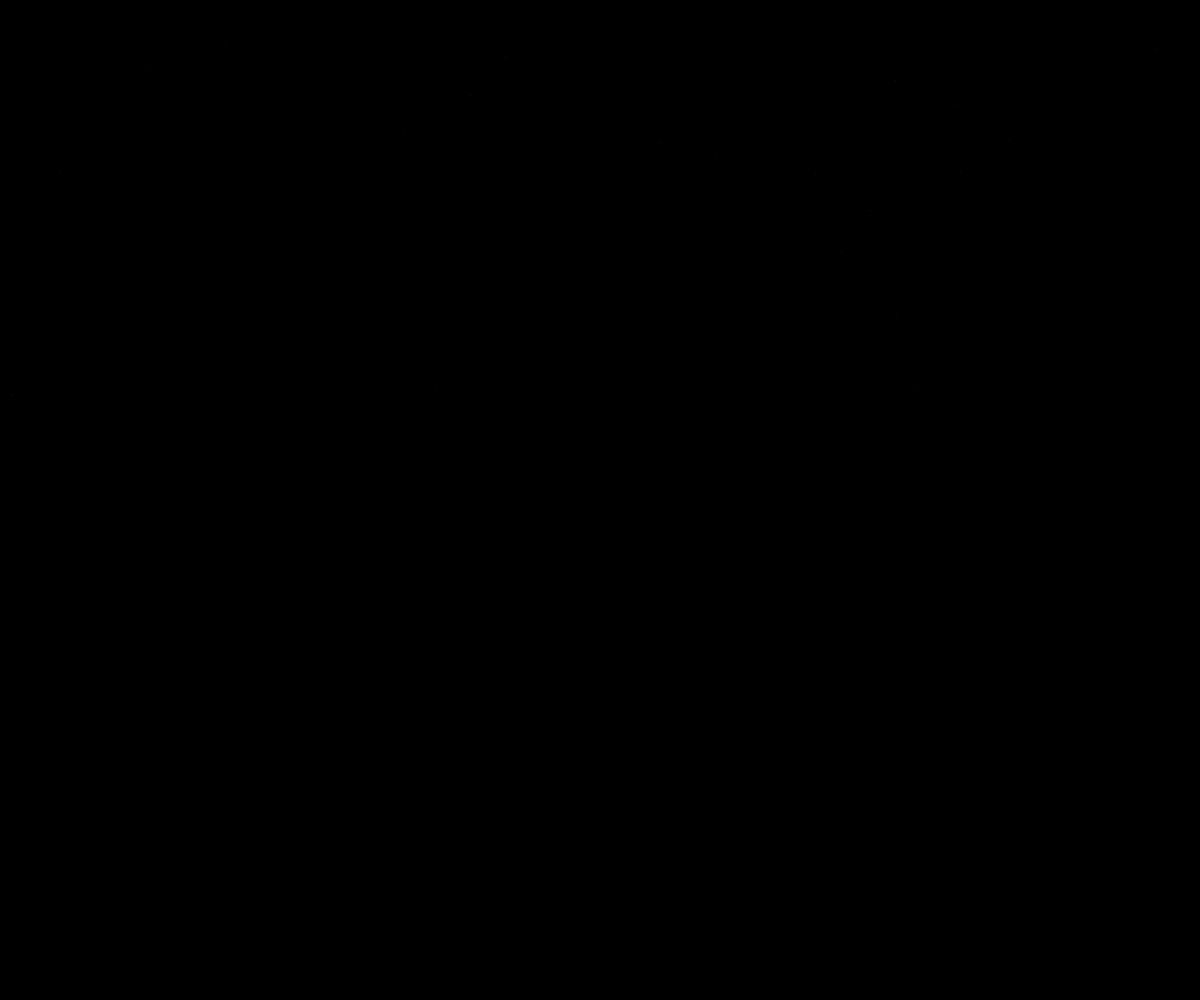
Frame 1 (no input)
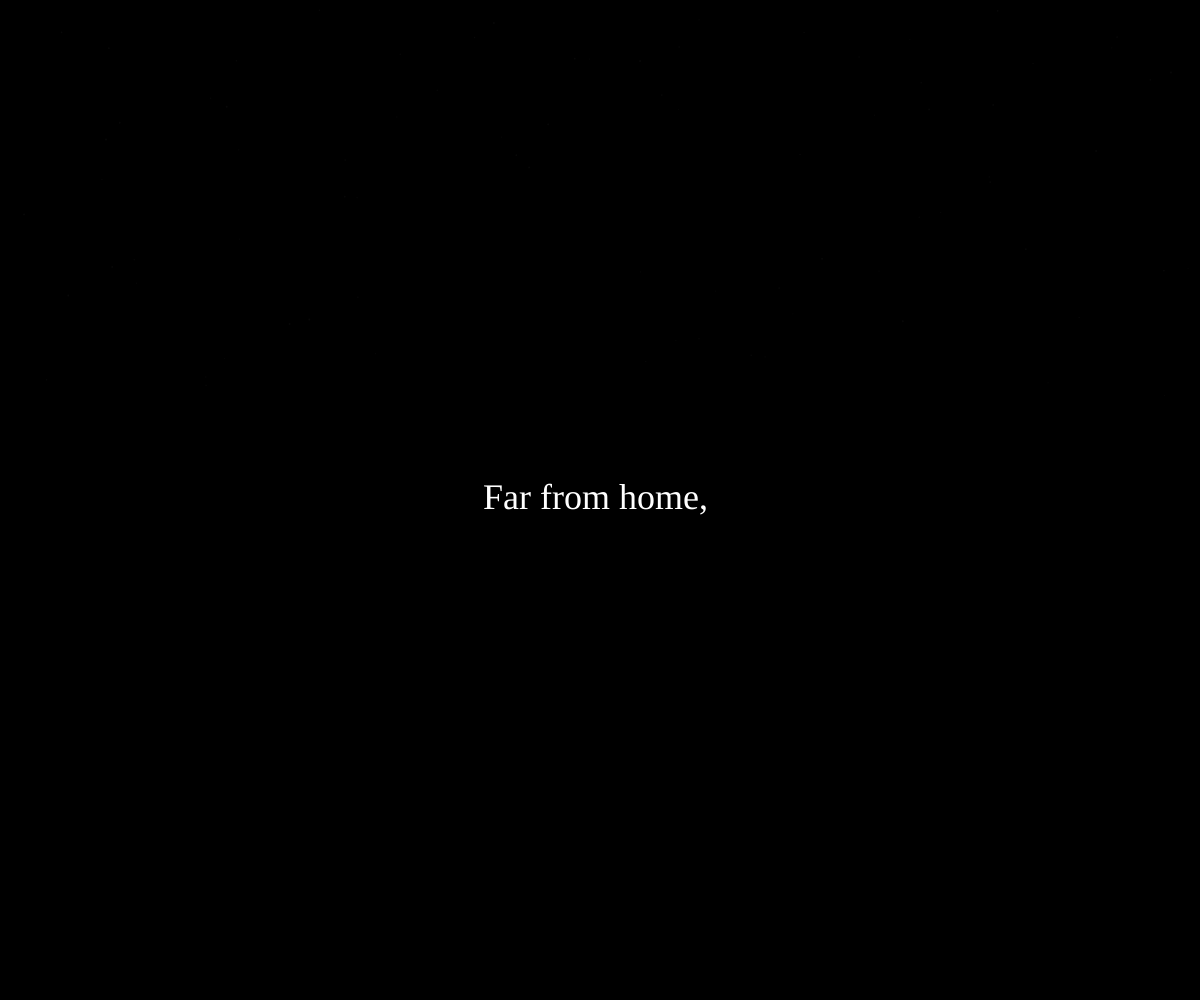
Frame 60 (no input)
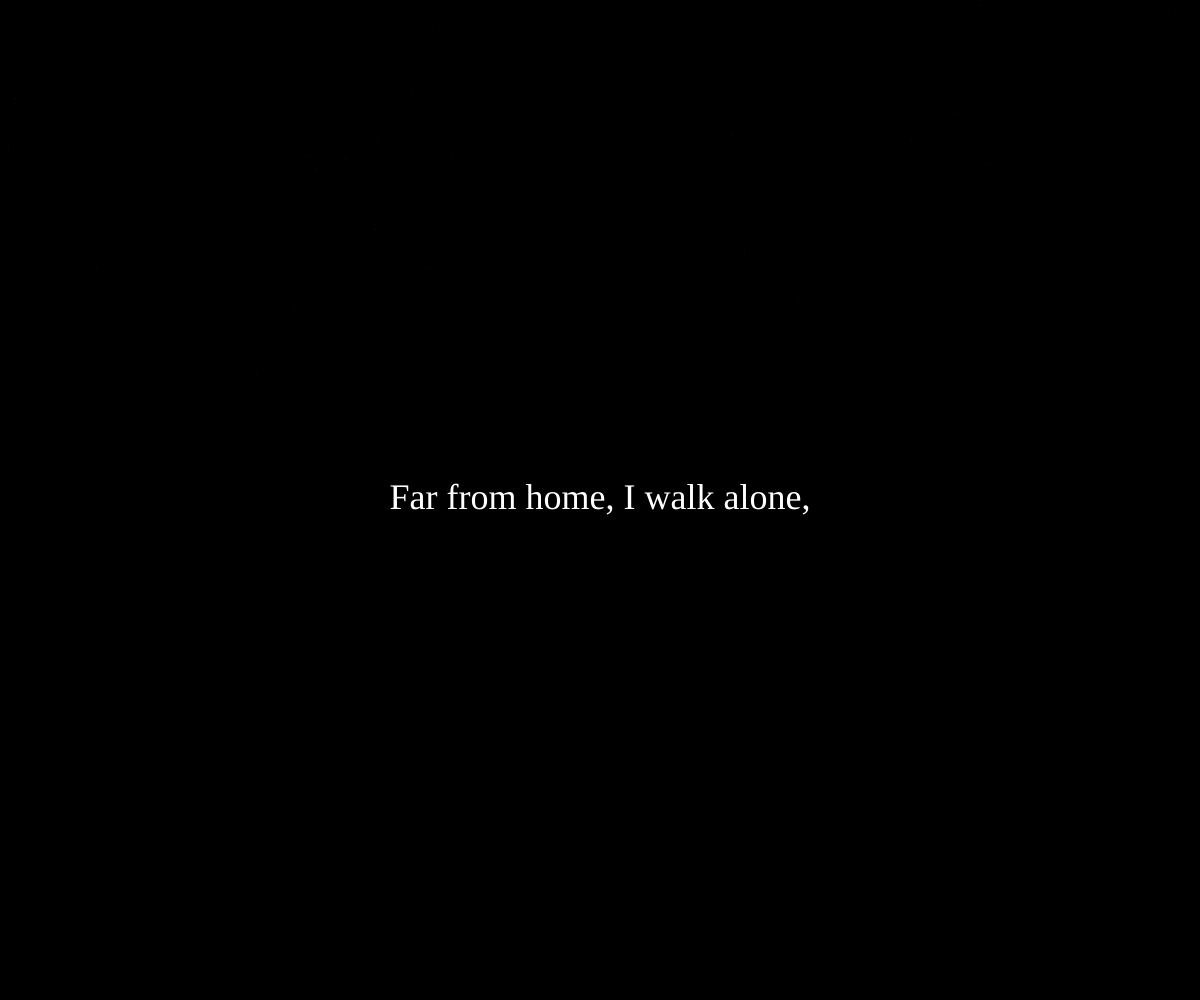
Frame 120 (the mouse pressed at the canvas centre since frame 60)

The p5.js sketch that drew these frames (run headless with seeded random() and noise() and a simulated clock; from frame 60 on, the mouse is pressed at the canvas centre):

// p5.js sketch
// ── sketch.js
/*
  Windows of Light — final integration
  - Intro: black screen + typing: "Far from home, I walk alone,"
  - Then fade into game scene
  - Click 10 lit windows -> cursor-diya moves to center and zooms
  - Final line appears: "Yet in their light, I find my own."
*/

let buildings = [];
let numBuildings = 10;
let scrollX = 0;
let playerSpeed = 3;
let clickCount = 0;
let fireworks = [];
let zooming = false;
let zoomAmount = 1.0;
let zoomTarget = 2.2;
let zoomingStart = 0;
let showFinalLine = false;
let finalLineAlpha = 0;

// intro / typing
let introActive = true;
let introText = "Far from home, I walk alone,";
let typed = "";
let charIndex = 0;
let charDelay = 60; // ms per char
let lastCharTime = 0;
let introHold = 1200; // ms to hold after typing
let introFade = 1.0; // fade progress 1..0
let introFadeSpeed = 0.01;
let introTypedComplete = false;
let introCompleteTime = 0;

// visuals
let skyTop, skyBottom;
let memories = [
  "Maa making gujiya...",
  "Papa fixing fairy lights...",
  "Sister teasing me...",
  "Cleaning and laughter...",
  "Smell of sweets...",
  "Puja bell ringing...",
  "Dinner together...",
  "Crackers echoing...",
  "Dancing in the courtyard...",
  "Home’s warmth..."
];

function setup() {
  createCanvas(windowWidth, windowHeight);
  noStroke();
  textFont("Georgia");
  // create buildings with random heights and spacing
  for (let i = 0; i < numBuildings; i++) {
    buildings.push(new Building(i * 420, random(280, 480)));
  }
  noCursor();

  skyTop = color(8, 8, 30);
  skyBottom = color(30, 30, 70);
  lastCharTime = millis();
}

function draw() {
  // intro handled on top
  if (introActive) {
    drawIntro();
    return;
  }

  // draw game scene
  drawSky();

  // fireworks spawn from start
  if (random() < 0.035) fireworks.push(new Firework(random(width), random(height * 0.38)));
  for (let i = fireworks.length - 1; i >= 0; i--) {
    fireworks[i].update();
    fireworks[i].display();
    if (fireworks[i].done) fireworks.splice(i, 1);
  }

  // movement allowed unless zooming started
  if (!zooming) {
    if (keyIsDown(RIGHT_ARROW)) scrollX += playerSpeed;
    if (keyIsDown(LEFT_ARROW)) scrollX -= playerSpeed;
  }
  scrollX = constrain(scrollX, 0, numBuildings * 420 - width);

  push();
  translate(-scrollX, 0);
  for (let b of buildings) {
    b.update();
    b.display();
  }
  pop();

  drawGround();

  // when not zooming, draw cursor diya at mouse
  if (!zooming) {
    drawCursorDiya(mouseX, mouseY, map(clickCount, 0, 10, 1.1, 1.8));
  } else {
    // animate zooming diya in center
    let now = millis();
    if (zoomAmount < zoomTarget) {
      // smooth approach
      zoomAmount = lerp(zoomAmount, zoomTarget, 0.03);
    }
    drawZoomingDiya();
    // when zoom nearly done, begin final line fade
    if (zoomAmount > zoomTarget - 0.05) {
      showFinalLine = true;
      finalLineAlpha = min(255, finalLineAlpha + 3);
    }
  }

  drawInstructions();

  // Ensure fireworks continue
}

// ------------------------- Classes -------------------------
class Building {
  constructor(x, h) {
    this.x = x;
    this.h = h;
    this.y = height - h - 60;
    this.w = int(random(320, 380));
    this.windows = [];
    let cols = 3;
    let rows = max(2, int(h / 60));
    for (let r = 0; r < rows; r++) {
      for (let c = 0; c < cols; c++) {
        let padx = map(c, 0, cols - 1, 50, this.w - 100);
        let wx = this.x + padx;
        let wy = this.y + 30 + r * 60;
        this.windows.push(new Win(wx, wy, 56, 42));
      }
    }
    // fairy lights random positions on facade
    this.lights = [];
    let numLights = int(this.w / 20);
    for (let i = 0; i < numLights; i++) {
      this.lights.push({
        x: this.x + random(12, this.w - 12),
        y: this.y + random(6, this.h - 6),
        phase: random(TWO_PI)
      });
    }
  }

  update() {
    for (let w of this.windows) w.update();
  }

  display() {
    // building body
    push();
    fill(38, 38, 60);
    rect(this.x, this.y, this.w, this.h, 6);

    // fairy lights
    for (let l of this.lights) {
      let a = 180 + 60 * sin(frameCount * 0.02 + l.phase);
      fill(255, 210, 120, a);
      ellipse(l.x, l.y, 6, 6);
    }

    // windows
    for (let w of this.windows) w.display();
    pop();
  }

  checkClick(px, py) {
    for (let w of this.windows) {
      if (w.contains(px, py) && w.lit) {
        w.showMemory();
        return { x: w.x + w.w / 2, y: w.y + w.h / 2 };
      }
    }
    return null;
  }
}

class Win {
  constructor(x, y, w, h) {
    this.x = x;
    this.y = y;
    this.w = w;
    this.h = h;
    this.lit = random() < 0.6;
    this.alpha = this.lit ? random(180, 230) : random(30, 80);
    this.text = "";
    this.textAlpha = 0;
  }

  update() {
    if (random() < 0.008) this.lit = !this.lit;
    this.alpha = lerp(this.alpha, this.lit ? 220 : 40, 0.04);
    this.textAlpha = max(0, this.textAlpha - 2);
  }

  display() {
    fill(255, 220, 100, this.alpha);
    rect(this.x, this.y, this.w, this.h, 4);
    if (this.textAlpha > 0) {
      fill(255, this.textAlpha);
      textSize(12);
      textAlign(CENTER, CENTER);
      text(this.text, this.x + this.w / 2, this.y + this.h / 2);
    }
  }

  contains(px, py) {
    return px >= this.x && px <= this.x + this.w && py >= this.y && py <= this.y + this.h;
  }

  showMemory() {
    this.text = random(memories);
    this.textAlpha = 255;
  }
}

class Firework {
  constructor(x, y) {
    this.x = x;
    this.y = y;
    this.particles = [];
    this.done = false;
    for (let i = 0; i < 36; i++) {
      this.particles.push({
        x: this.x,
        y: this.y,
        vx: random(-3, 3),
        vy: random(-3, 3),
        life: random(150, 255),
        col: color(random(200, 255), random(120, 255), random(120, 255))
      });
    }
  }
  update() {
    for (let p of this.particles) {
      p.x += p.vx;
      p.y += p.vy;
      p.vy += 0.03;
      p.life -= 3;
    }
    this.particles = this.particles.filter(p => p.life > 0);
    if (this.particles.length === 0) this.done = true;
  }
  display() {
    noStroke();
    for (let p of this.particles) {
      fill(red(p.col), green(p.col), blue(p.col), p.life);
      ellipse(p.x, p.y, 4);
    }
  }
}

// ------------------------- Drawing helpers -------------------------
function drawSky() {
  for (let y = 0; y < height; y++) {
    let inter = map(y, 0, height, 0, 1);
    let c = lerpColor(skyTop, skyBottom, inter);
    stroke(c);
    line(0, y, width, y);
  }
  noStroke();
}

function drawGround() {
  noStroke();
  fill(18);
  rect(0, height - 56, width, 56);
}

function drawInstructions() {
  fill(240, 220);
  textSize(14);
  textAlign(CENTER, TOP);
  text("← → walk | click glowing windows to share light (" + clickCount + " / 10)", width / 2, 18);
}

// cursor diya draws bowl + flame with slight flicker
function drawCursorDiya(x, y, scaleVal) {
  push();
  translate(x, y);
  scale(scaleVal);
  noStroke();
  // subtle halo
  let halo = map(clickCount, 0, 10, 50, 180);
  fill(255, 200, 100, halo * 0.6);
  ellipse(0, -18, halo * 0.5);
  // bowl flipped upward (more diya-like)
  fill(70, 40, 20);
  arc(0, 6, 64, 40, PI, TWO_PI);
  // flame
  let flameH = 8 + sin(frameCount * 0.12) * 3;
  fill(255, 220, 110, 250);
  ellipse(0, -18 - flameH * 0.5, 14, 26 + flameH);
  pop();
}

function drawZoomingDiya() {
  push();
  translate(width / 2, height / 2 + 20);
  scale(zoomAmount);
  noStroke();
  // large glow
  fill(255, 200, 90, 170);
  ellipse(0, -30, 220);
  // bowl
  fill(70, 40, 20);
  arc(0, 40, 220, 120, PI, TWO_PI);
  // flame
  fill(255, 230, 140);
  ellipse(0, -60, 70, 120);
  pop();

  // final line
  if (showFinalLine) {
    fill(255, finalLineAlpha);
    textAlign(CENTER, CENTER);
    textSize(30);
    text("Yet in their light, I find my own.", width / 2, height / 2 + 140);
  }
}

// ------------------------- Input -------------------------
function mousePressed() {
  if (introActive) return; // ignore clicks during intro
  if (zooming) return; // ignore clicks during zoom
  // compute world coords
  let wx = mouseX + scrollX;
  let wy = mouseY;
  // check buildings
  for (let b of buildings) {
    let res = b.checkClick(wx, wy);
    if (res) {
      // a window was lit / clicked
      clickCount = min(10, clickCount + 1);
      // small spark towards cursor-diya (visual feedback) optional - we keep it simple
      if (clickCount >= 10) {
        // start zoom timer
        zooming = true;
        // lock scroll a bit, allow zoom to play
        setTimeout(() => {
          // maybe add extra fireworks
          for (let i = 0; i < 3; i++) fireworks.push(new Firework(random(width * 0.2, width * 0.8), random(height * 0.2, height * 0.4)));
        }, 200);
      }
      return;
    }
  }
}

// ------------------------- Intro: typing + fade -------------------------
function drawIntro() {
  // draw full black background
  background(0);

  // draw a subtle starry hint behind text (very faint)
  noStroke();
  for (let i = 0; i < 80; i++) {
    fill(255, 255, 255, 8);
    ellipse(random(width), random(height * 0.4), random(1, 2));
  }

  // typing logic
  if (!introTypedComplete) {
    if (millis() - lastCharTime > charDelay) {
      if (charIndex < introText.length) {
        typed += introText.charAt(charIndex);
        charIndex++;
        lastCharTime = millis();
      } else {
        introTypedComplete = true;
        introCompleteTime = millis();
      }
    }
  } else {
    // after typed complete, wait then fade
    if (millis() - introCompleteTime > introHold) {
      introFade -= introFadeSpeed;
      if (introFade <= 0) {
        introFade = 0;
        introActive = false; // move to game
      }
    }
  }

  // draw typed text centered
  push();
  translate(width / 2, height / 2);
  fill(255, 255 * introFade);
  textAlign(CENTER, CENTER);
  textSize(36);
  text(typed, 0, 0);
  pop();
}

// ------------------------- Utility -------------------------
function windowResized() {
  resizeCanvas(windowWidth, windowHeight);
}
